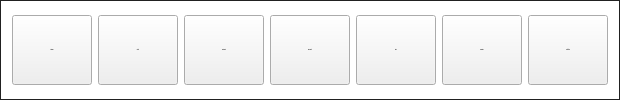
        <widget class="QFrame" name="category">
         <property name="styleSheet">
          <string notr="true">QFrame {
background-color: #FFFFFF;
border: 1px solid #212121;
}</string>
         </property>
         <property name="frameShape">
          <enum>QFrame::Shape::StyledPanel</enum>
         </property>
         <property name="frameShadow">
          <enum>QFrame::Shadow::Raised</enum>
         </property>
         <layout class="QHBoxLayout" name="horizontalLayout_3">
          <item>
           <widget class="QToolButton" name="tbtn_all">
            <property name="minimumSize">
             <size>
              <width>80</width>
              <height>70</height>
             </size>
            </property>
            <property name="maximumSize">
             <size>
              <width>90</width>
              <height>70</height>
             </size>
            </property>
            <property name="font">
             <font>
              <pointsize>-1</pointsize>
              <bold>true</bold>
             </font>
            </property>
            <property name="text">
             <string>ทั้งหมด</string>
            </property>
           </widget>
          </item>
          <item>
           <widget class="QToolButton" name="tbtn_cat_steak">
            <property name="minimumSize">
             <size>
              <width>80</width>
              <height>70</height>
             </size>
            </property>
            <property name="maximumSize">
             <size>
              <width>90</width>
              <height>70</height>
             </size>
            </property>
            <property name="font">
             <font>
              <pointsize>-1</pointsize>
              <bold>true</bold>
             </font>
            </property>
            <property name="text">
             <string>สเต็ก</string>
            </property>
           </widget>
          </item>
          <item>
           <widget class="QToolButton" name="tbtn_cat_burger">
            <property name="minimumSize">
             <size>
              <width>80</width>
              <height>70</height>
             </size>
            </property>
            <property name="maximumSize">
             <size>
              <width>90</width>
              <height>70</height>
             </size>
            </property>
            <property name="font">
             <font>
              <pointsize>-1</pointsize>
              <bold>true</bold>
             </font>
            </property>
            <property name="text">
             <string>เบอร์เกอร์</string>
            </property>
           </widget>
          </item>
          <item>
           <widget class="QToolButton" name="tbtn_cat_spaghetti">
            <property name="minimumSize">
             <size>
              <width>80</width>
              <height>70</height>
             </size>
            </property>
            <property name="maximumSize">
             <size>
              <width>90</width>
              <height>70</height>
             </size>
            </property>
            <property name="font">
             <font>
              <pointsize>-1</pointsize>
              <bold>true</bold>
             </font>
            </property>
            <property name="text">
             <string>สปาเกตตี</string>
            </property>
           </widget>
          </item>
          <item>
           <widget class="QToolButton" name="tbtn_cat_salad">
            <property name="minimumSize">
             <size>
              <width>80</width>
              <height>70</height>
             </size>
            </property>
            <property name="maximumSize">
             <size>
              <width>90</width>
              <height>70</height>
             </size>
            </property>
            <property name="font">
             <font>
              <pointsize>-1</pointsize>
              <bold>true</bold>
             </font>
            </property>
            <property name="text">
             <string>สลัด</string>
            </property>
           </widget>
          </item>
          <item>
           <widget class="QToolButton" name="tbtn_cat_snack">
            <property name="minimumSize">
             <size>
              <width>80</width>
              <height>70</height>
             </size>
            </property>
            <property name="maximumSize">
             <size>
              <width>90</width>
              <height>70</height>
             </size>
            </property>
            <property name="font">
             <font>
              <pointsize>-1</pointsize>
              <bold>true</bold>
             </font>
            </property>
            <property name="styleSheet">
             <string notr="true">QPushButton {
background-color: #FFFFFF;
border: 1px solid #212121;
}</string>
            </property>
            <property name="text">
             <string>ทานเล่น</string>
            </property>
           </widget>
          </item>
          <item>
           <widget class="QToolButton" name="tbtn_cat_drink">
            <property name="minimumSize">
             <size>
              <width>80</width>
              <height>70</height>
             </size>
            </property>
            <property name="maximumSize">
             <size>
              <width>90</width>
              <height>70</height>
             </size>
            </property>
            <property name="font">
             <font>
              <pointsize>-1</pointsize>
              <bold>true</bold>
             </font>
            </property>
            <property name="text">
             <string>เครื่องดื่ม</string>
            </property>
           </widget>
          </item>
         </layout>
        </widget>
